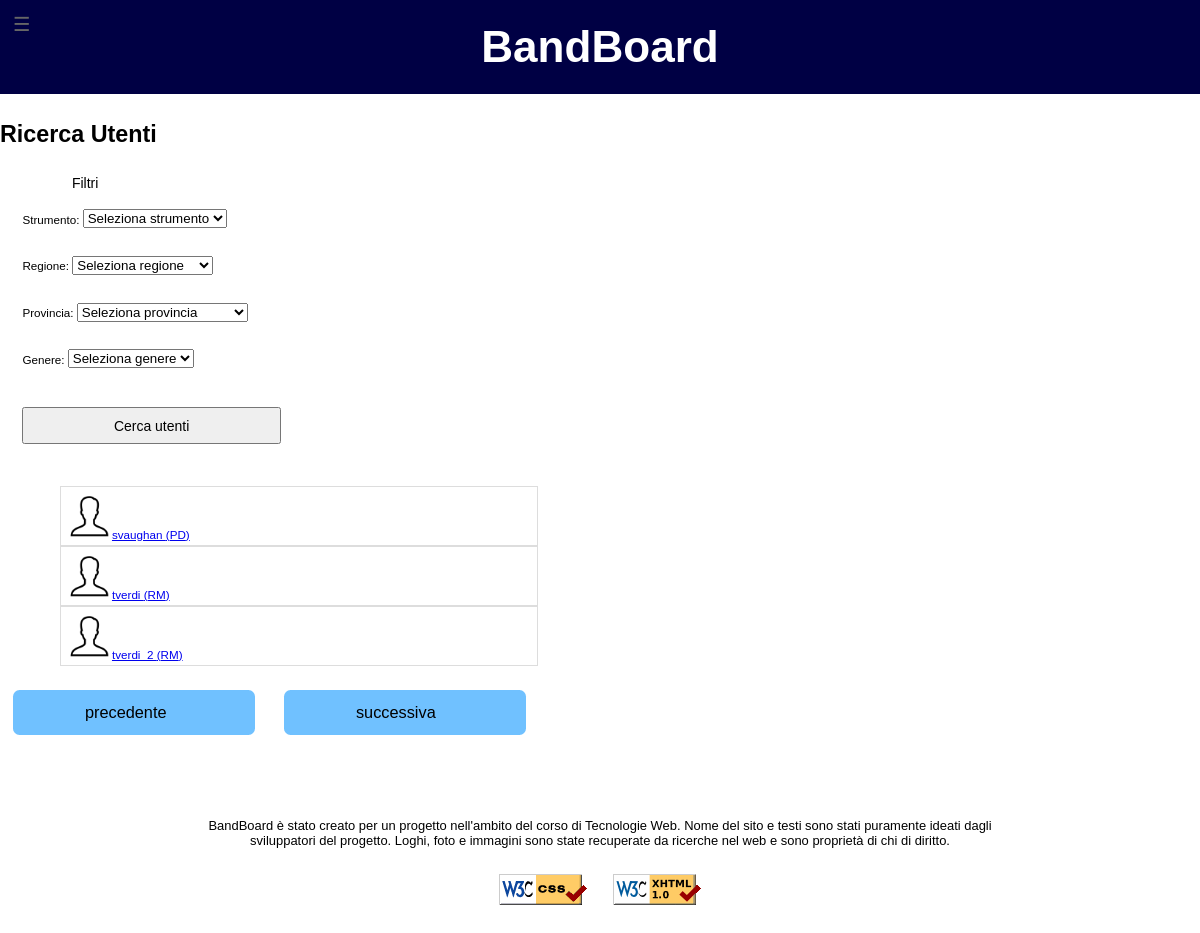
The page /cercaUtenti/index.php?num=3 on the database its author committed.
### tables this page shows
CREATE TABLE IF NOT EXISTS Utenti (
	username		VARCHAR(25) PRIMARY KEY,
	password	    CHAR(32) NOT NULL,
	email			VARCHAR(45) NOT NULL UNIQUE,
	nome            VARCHAR(20) DEFAULT NULL,
	cognome         VARCHAR(20) DEFAULT NULL,
	dataNascita		DATE NOT NULL,
	immagine		VARCHAR(45) DEFAULT NULL COMMENT 'Immagine profilo; NULL implica immagine di default',
	descrizione     VARCHAR(200) DEFAULT NULL COMMENT 'Descrizione dell\'utente',
	dataIscrizione	DATETIME NOT NULL,
	provincia		CHAR(2) DEFAULT NULL COMMENT 'Provincia di residenza',
	FOREIGN KEY (provincia) REFERENCES Province (sigla)
	    ON DELETE NO ACTION
	    ON UPDATE CASCADE
);

### lib/php/paths.php (called while the page is built)
<?php
class Paths {
	public static function getRelativePath($from, $to) {
		$from = is_dir($from) ? rtrim($from, '\/') . '/' : $from;
		$to   = is_dir($to)   ? rtrim($to, '\/') . '/'   : $to;
		$from = str_replace('\\', '/', $from);
		$to   = str_replace('\\', '/', $to);
		$from     = explode('/', $from);
		$to       = explode('/', $to);
		$relPath  = $to;
		foreach ($from as $depth => $dir) {
			if ($dir === $to[$depth]) {
				array_shift($relPath);
			} else {
				$remaining = count($from) - $depth;
				if ($remaining > 1) {
					$padLength = (count($relPath) + $remaining - 1) * -1;
					$relPath = array_pad($relPath, $padLength, '..');
					break;
				} else {
					$relPath[0] = './' . $relPath[0];
				}
			}
		}
		return implode('/', $relPath);
	}
}

### cercaUtenti/index.php (the view, shortened to what this page needs)
<?php
$file = file_get_contents('template.xml');
require_once '../lib/php/start.php';
$start = Start::getHead(
	array(
		'Titolo' => 'Cerca utenti - BandBoard',
		'DescrizioneBreve' => 'Cerca utenti in BandBoard',
		'Descrizione' => 'Cerca utenti in BandBoard, per strumenti suonati, province e genere.',
		'Keywords' => array('BandBoard', 'cerca', 'utenti', 'musicisti'),
		'Stylesheets' => array('style.css'),
		'Extra' => array('<link rel="stylesheet" media="handheld, screen and (max-width:480px), only screen and (max-device-width:480px)" href="../lib/css/style_mobile.css" type="text/css" />', '<script type="text/javascript" src="../lib/js/province.js"></script>')
	)
);
$file = str_replace('<html>', $start, $file);
require_once '../lib/php/header.php';
$header = Header::getHeader();
$file = str_replace('<header />', $header, $file);
require_once '../lib/php/menu.php';
$menu = '';
if (isset($_SESSION['username'])) {
	$menu = Menu::getMenu(
		array(
			'<a href="../index.php" xml:lang="en" lang="en">Home</a>',
			'<a href="../profiloUtente/profiloUtente.php?username=' . $_SESSION['username'] . '">Visualizza Profilo</a>',
			'Cerca Utenti',
			'<a href="../cercaGruppi/index.php">Cerca Gruppi</a>',
			'<a href="../gestioneGruppi/index.php">I miei Gruppi</a>'
		)
	);
} else {
	$menu = Menu::getMenu(
		array(
			'<a href="../index.php" xml:lang="en" lang="en">Home</a>',
			'Cerca Utenti',
			'<a href="../cercaGruppi/index.php">Cerca Gruppi</a>'
		)
	);
}
$file = str_replace('<menu />', $menu, $file);
$logout = '';
$file = str_replace('<logout />', $logout, $file);
$strumenti = '';
$arr_strumenti = Strumenti::getStrumenti();
foreach ($arr_strumenti as $el) {
	$strumenti .= '<option value="' . $el . '"';
	$strumenti .= '>' . $el . '</option>';
}
$file = str_replace('<strumenti />', $strumenti, $file);
$regioni = '';
$arr_regioni = Regioni::getRegioni();
foreach ($arr_regioni as $el) {
	$regioni .= '<option value="' . $el['nome'] . '"';
	$regioni .= '>' . $el['nome'] . '</option>';
}
$file = str_replace('<regioni />', $regioni, $file);
$province = '';
$arr_province = Province::getProvinceByRegione();
foreach ($arr_province as $key => $reg) {
	$province .= '<optgroup label="' . $key . '">';
	foreach ($reg as $prov) {
		$province .= '<option value="' . $prov['sigla'] . '"';
		$province .= '>' . $prov['nome'] . '</option>';
	}
	$province .= '</optgroup>';
}
$file = str_replace('<province />', $province, $file);
$generi = '';
$arr_generi = GeneriMusicali::getGeneriMusicali();
foreach ($arr_generi as $el) {
	$el = htmlentities($el);
	$generi .= '<option value="' . $el . '"';
	$generi .= '>' . $el . '</option>';
}
$file = str_replace('<generi />', $generi, $file);
$per_page = 10;
$curr_page = isset($_GET['num']) ? (int)$_GET['num'] : 1;
$primo = ($curr_page - 1) * $per_page;
$filtro_provincia = $filtro_strumento = $filtro_genere = "? LIKE '%' ";
$conn = dbConnectionData::getMysqli();
$stmt = $conn->prepare("SELECT DISTINCT u.username, u.provincia, u.immagine
	FROM Utenti u, GeneriUtenti g, Conoscenze c
	WHERE $filtro_provincia
	AND $filtro_strumento
	AND $filtro_genere"
);
$risultati = '';
$tot_utenti = 0;
if ($stmt) {
	$stmt->bind_param('sss', $_GET['provincia'], $_GET['strumento'], $_GET['genere']);
	$stmt->execute();
	$stmt_result = $stmt->get_result();
	$utenti = $stmt_result->fetch_all(MYSQLI_ASSOC);
	if ($utenti) {
		$tot_utenti = count($utenti);
		$risultati .= '<ul class="listaRisultati">';
		for ($r = $primo; $r < min($primo + 10, $tot_utenti); $r++) {
			$img = '../images/site/defaultUser.png';
			$risultati .= '<li class="elementResult"><a href="../profiloUtente/profiloUtente.php?username=' . $utenti[$r]['username'] . '&amp;page=ricerca&amp;num=' . $curr_page . '">' . '<img class="listImage" src="' . $img . '" alt="Immagine di ' . $utenti[$r]['username'] . '" />' . $utenti[$r]['username'] . ' (' . $utenti[$r]['provincia'] . ')</a></li>';
		}
		$risultati .= '</ul>';
	} else
		$risultati = '<p>La tua ricerca non ha portato risultati.</p>';
} else {
	$risultati = '<p>Errore: [' . $conn->errno  .'] ' . $conn->error . '</p>';
}
$file = str_replace('<risultati />', $risultati, $file);
$tot_pages = ceil($tot_utenti / $per_page);
$paginazione = '';
if ($tot_pages > 0) {
	$precedente = '<span class="notClickable">precedente</span>';
	if ($curr_page > 1)
		$precedente = '<a href="index.php?num=' . ($curr_page - 1) . '">precedente</a>';
	$successiva = '<span class="notClickable">successiva</span>';
	$paginazione = $precedente . ' ' . $successiva;
}
$file = str_replace('<paginazione />', $paginazione, $file);
require_once '../lib/php/footer.php';
$footer = Footer::getFooter();
$file = str_replace('<footer />', $footer, $file);
echo $file;
?>

### rows shown on the page
utenti: username "svaughan", provincia "PD"
utenti: username "tverdi", provincia "RM"
utenti: username "tverdi_2", provincia "RM"

### other values the page prints
$nomeSito "BandBoard"
